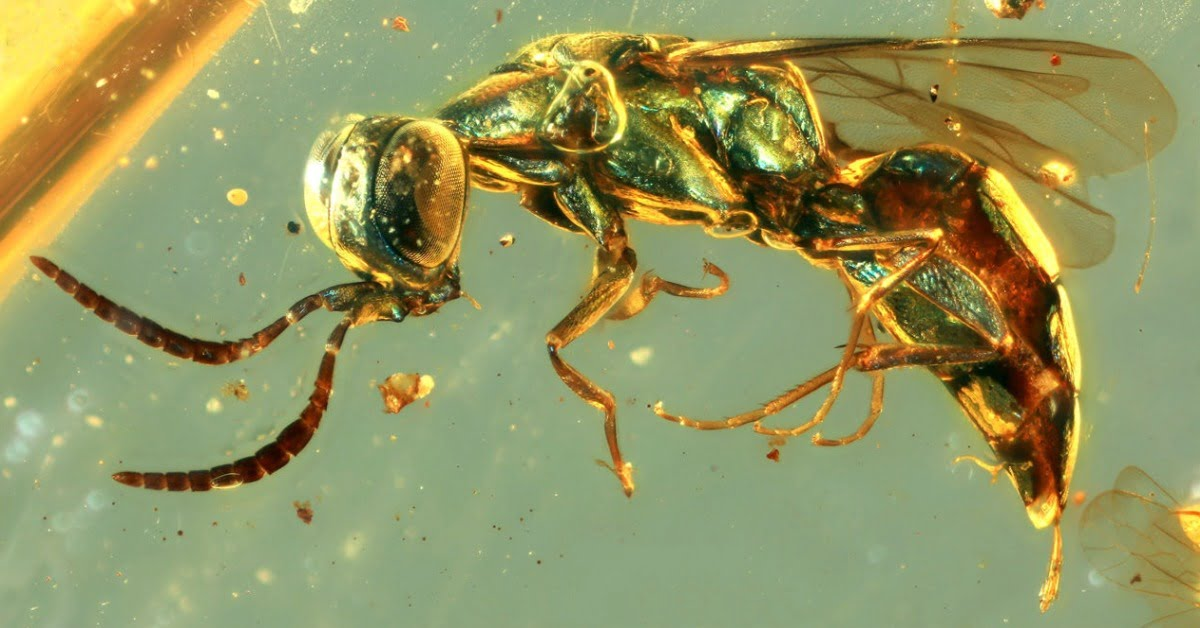
#> input picture zv2mjcxr0zy61.jpg, 1200 x 628 px
$ jupyter execute Untitled.ipynb
#> lines starting #> are read from the running program, lines starting #| are printed output that depends on the picture
[cell 1]
import cv2 as cv
import numpy as np

[cell 2]
import sys
img = cv.imread(cv.samples.findFile("zv2mjcxr0zy61.jpg"))
#> img is the input picture: shape (628, 1200, 3); mean B, G, R 96.4, 149.7, 147.4

[cell 3]
# [6 lines of commented-out code are left out]

[cell 4]
#KNN:

import numpy as np
import matplotlib.pyplot as plt
# Feature set containing (x,y) values of 25 known/training data
trainData = np.random.randint(0,100,(25,2)).astype(np.float32)
# Label each one either Red or Blue with numbers 0 and 1
responses = np.random.randint(0,2,(25,1)).astype(np.float32)
# Take Red neighbours and plot them
red = trainData[responses.ravel()==0]
plt.scatter(red[:,0],red[:,1],80,'r','^')
# Take Blue neighbours and plot them
blue = trainData[responses.ravel()==1]
plt.scatter(blue[:,0],blue[:,1],80,'b','s')
plt.show()
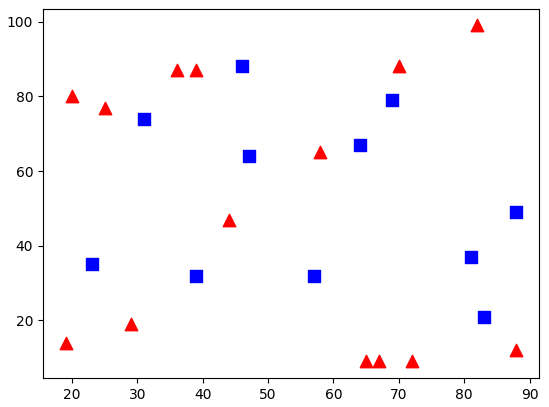
#> figure drawn by matplotlib, 1 panel

[cell 5]
blue

[cell 6]
blue[:,0]

[cell 7]
plt.scatter(red[:,0],red[:,1],80,'r','^')
plt.scatter(blue[:,0],blue[:,1],80,'b','s')

newcomer = np.random.randint(0,100,(1,2)).astype(np.float32)
plt.scatter(newcomer[:,0],newcomer[:,1],80,'g','o')
knn = cv.ml.KNearest_create()
knn.train(trainData, cv.ml.ROW_SAMPLE, responses)
ret, results, neighbours ,dist = knn.findNearest(newcomer, 1)
print( "result:  {}\n".format(results) )
print( "neighbours:  {}\n".format(neighbours) )
print( "distance:  {}\n".format(dist) )
plt.show()
